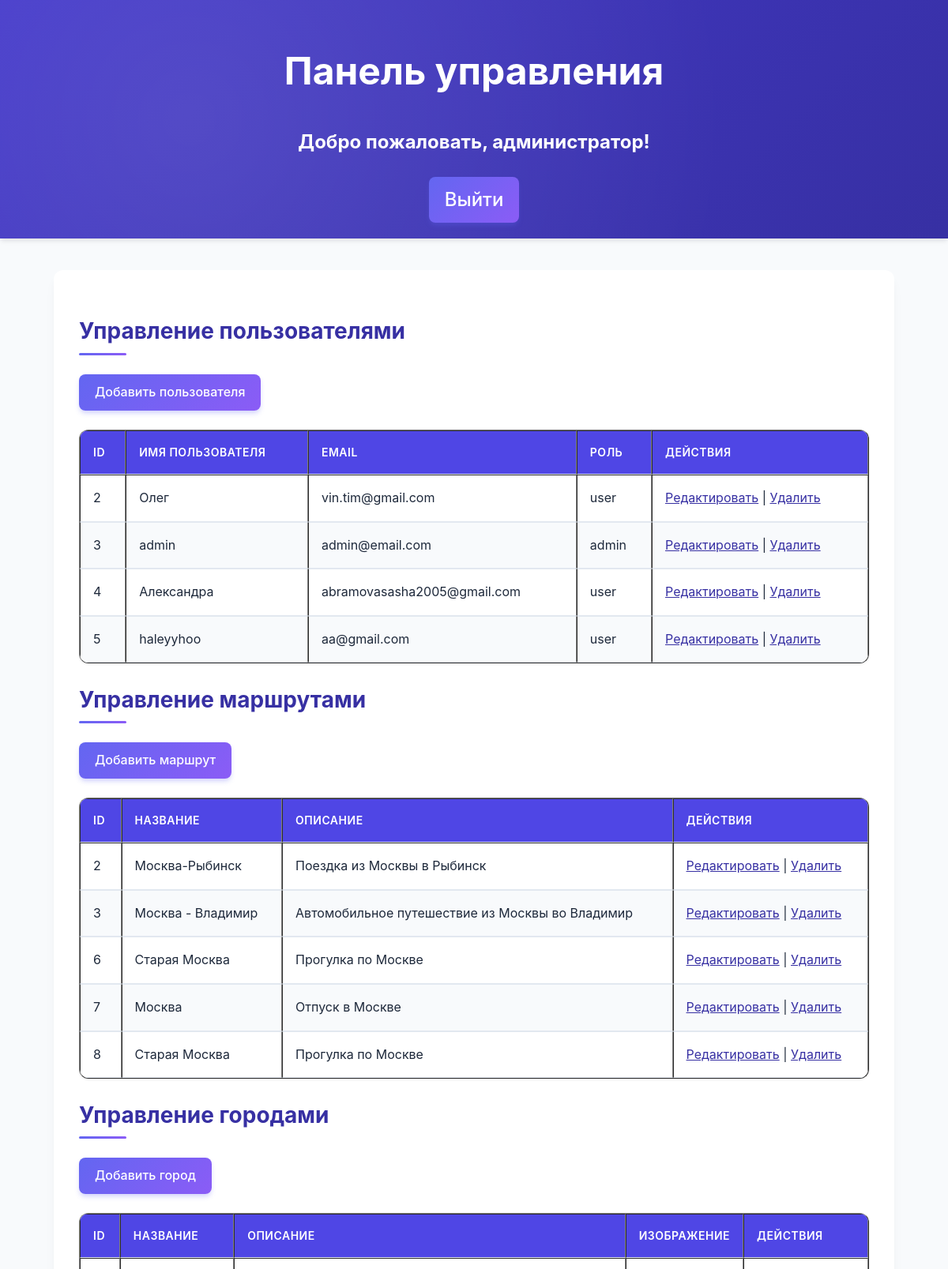
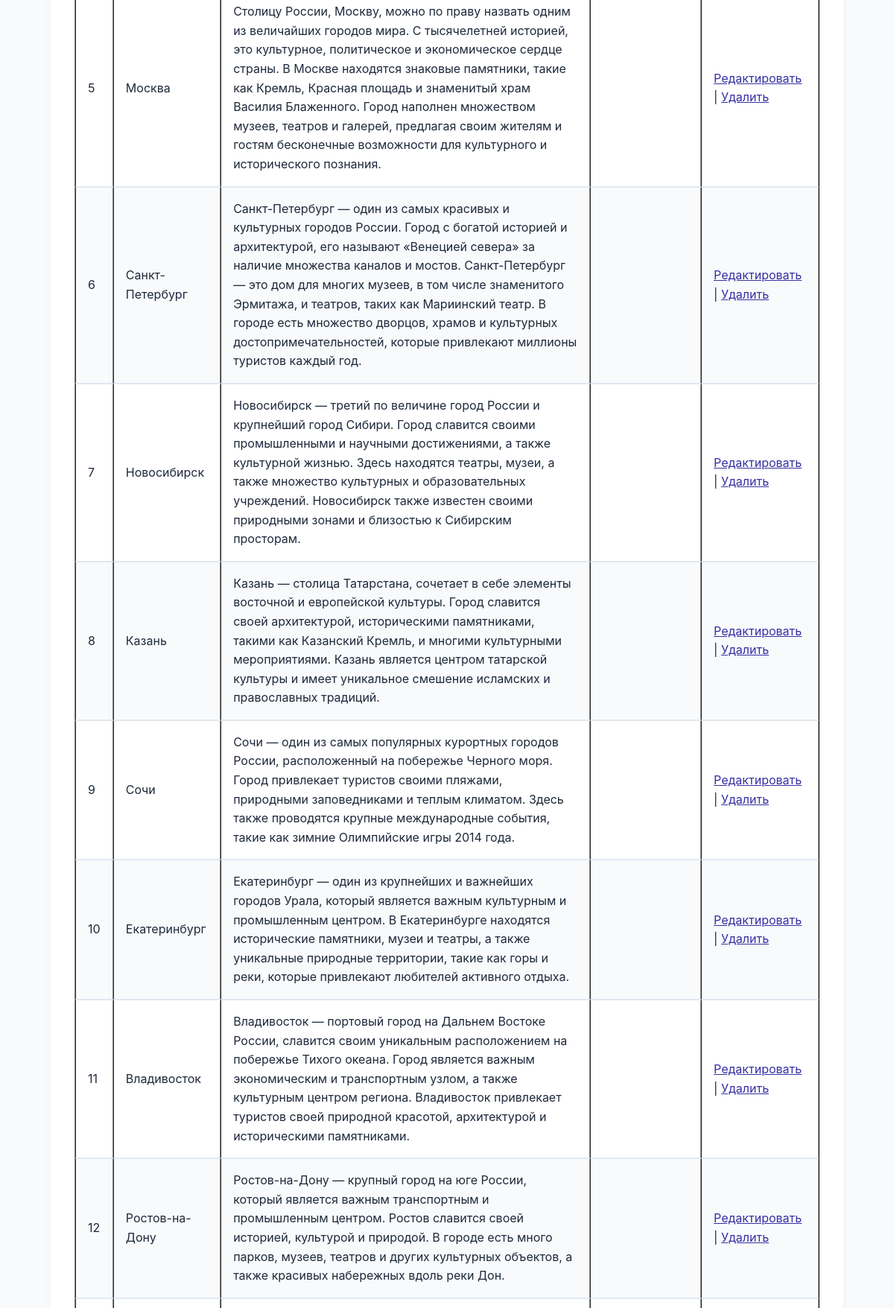
/admin_dashboard.php (signed in, upper part), run on the app's committed database (2 pictures, top to bottom).
### tables this page shows
CREATE TABLE users (
    id INTEGER PRIMARY KEY AUTOINCREMENT,
    username TEXT NOT NULL UNIQUE,  -- Имя пользователя
    email TEXT NOT NULL UNIQUE,     -- Почта
    password TEXT NOT NULL,         -- Пароль (храним хеш)
    created_at TIMESTAMP DEFAULT CURRENT_TIMESTAMP
, role TEXT DEFAULT 'user');

CREATE TABLE routes (
    id INTEGER PRIMARY KEY AUTOINCREMENT,
    name TEXT NOT NULL,         -- Название маршрута
    user_id INTEGER,            -- Создатель маршрута
    waypoints TEXT NOT NULL,    -- Координаты точек маршрута (JSON)
    description TEXT,           -- Описание маршрута
    created_at TIMESTAMP DEFAULT CURRENT_TIMESTAMP,
    FOREIGN KEY (user_id) REFERENCES users(id) ON DELETE SET NULL
);

CREATE TABLE cities (
    id INTEGER PRIMARY KEY AUTOINCREMENT,
    name TEXT NOT NULL,
    description TEXT NOT NULL
, image_path TEXT);

### admin_dashboard.php (the view, shortened to what this page needs)
<?php
include 'db.php';
function getAllCities($db) {
    $stmt = $db->prepare("SELECT * FROM cities");
    $result = $stmt->execute();
    $cities = [];
    while ($city = $result->fetchArray(SQLITE3_ASSOC)) {
        $cities[] = $city;
    }
    return $cities;
}
function getAllUsers($db) {
    $stmt = $db->prepare("SELECT * FROM users");
    $result = $stmt->execute();
    $users = [];
    while ($user = $result->fetchArray(SQLITE3_ASSOC)) {
        $users[] = $user;
    }
    return $users;
}
function getAllRoutes($db) {
    $stmt = $db->prepare("SELECT * FROM routes");
    $result = $stmt->execute();
    $routes = [];
    while ($route = $result->fetchArray(SQLITE3_ASSOC)) {
        $routes[] = $route;
    }
    return $routes;
}
$users = getAllUsers($db);
$routes = getAllRoutes($db);
$cities = getAllCities($db);
?>
<!DOCTYPE html>
<html lang="ru">
<head>
    <link rel="stylesheet" href="styles.css">
</head>
<body>
<div class="header">
    <h1>Панель управления</h1>
    <p>Добро пожаловать, администратор!</p>
    <a href="logout.php" class="btn">Выйти</a>
</div>
<div class="content">
<h2>Управление пользователями</h2>
<a href="add_user.php" class="btn">Добавить пользователя</a>
<table border="1">
    <thead>
        <tr>
            <th>ID</th>
            <th>Имя пользователя</th>
            <th>Email</th>
            <th>Роль</th>
            <th>Действия</th>
        </tr>
    </thead>
    <tbody>
        <?php foreach ($users as $user): ?>
            <tr>
                <td><?= $user['id'] ?></td>
                <td><?= htmlspecialchars($user['username']) ?></td>
                <td><?= htmlspecialchars($user['email']) ?></td>
                <td><?= htmlspecialchars($user['role']) ?></td>
                <td>
                    <a href="edit_user.php?id=<?= $user['id'] ?>">Редактировать</a> |
                    <a href="delete_user.php?id=<?= $user['id'] ?>" onclick="return confirm('Вы уверены?')">Удалить</a>
                </td>
            </tr>
        <?php endforeach; ?>
    </tbody>
</table>
<h2>Управление маршрутами</h2>
<a href="add_route.php" class="btn">Добавить маршрут</a>
<table border="1">
    <thead>
        <tr>
            <th>ID</th>
            <th>Название</th>
            <th>Описание</th>
            <th>Действия</th>
        </tr>
    </thead>
    <tbody>
        <?php foreach ($routes as $route): ?>
            <tr>
                <td><?= $route['id'] ?></td>
                <td><?= htmlspecialchars($route['name']) ?></td>
                <td><?= htmlspecialchars($route['description']) ?></td>
                <td>
                    <a href="edit_route.php?id=<?= $route['id'] ?>">Редактировать</a> |
                    <a href="delete_route.php?id=<?= $route['id'] ?>" onclick="return confirm('Вы уверены?')">Удалить</a>
                </td>
            </tr>
        <?php endforeach; ?>
    </tbody>
</table>
<h2>Управление городами</h2>
<a href="add_city.php" class="btn">Добавить город</a>
<table border="1">
    <thead>
        <tr>
            <th>ID</th>
            <th>Название</th>
            <th>Описание</th>
            <th>Изображение</th>
            <th>Действия</th>
        </tr>
    </thead>
    <tbody>
        <?php foreach ($cities as $city): ?>
            <tr>
                <td><?= $city['id'] ?></td>
                <td><?= htmlspecialchars($city['name']) ?></td>
                <td><?= htmlspecialchars($city['description']) ?></td>
                <td>
                </td>
                <td>
                    <a href="edit_city.php?id=<?= $city['id'] ?>">Редактировать</a> |
                    <a href="delete_city.php?id=<?= $city['id'] ?>" onclick="return confirm('Удалить город?')">Удалить</a>
                </td>
            </tr>
        <?php endforeach; ?>
    </tbody>
</table>
</div>
</body>
</html>

### styles.css (style rules this page uses)
body { font-family: 'Inter', -apple-system, BlinkMacSystemFont, 'Segoe UI', Roboto, Oxygen, Ubuntu, Cantarell, sans-serif; margin: 0; padding: 0; background-color: #f8fafc; color: #1e293b; line-height: 1.6; }
.header { background: linear-gradient(135deg, #4338ca 0%, #3730a3 100%); color: white; padding: 20px; text-align: center; font-size: 24px; font-weight: 700; box-shadow: 0 4px 6px -1px rgba(0, 0, 0, 0.1); position: relative; overflow: hidden; }
.header::after { content: ''; position: absolute; top: 0; left: 0; right: 0; bottom: 0; background: radial-gradient(circle at 20% 50%, rgba(255,255,255,0.1) 0%, transparent 70%); }
.content { max-width: 1000px; margin: 40px auto; padding: 32px; background: white; border-radius: 12px; box-shadow: 0 10px 15px -3px rgba(0, 0, 0, 0.05), 0 4px 6px -2px rgba(0, 0, 0, 0.025); }
.content h2 { color: #3730a3; font-size: 28px; margin-bottom: 24px; font-weight: 700; position: relative; padding-bottom: 8px; }
.content h2::after { content: ''; position: absolute; bottom: 0; left: 0; width: 60px; height: 3px; background: linear-gradient(90deg, #6366f1 0%, #8b5cf6 100%); border-radius: 3px; }
a { color: #3730a3; }
table { width: 100%; border-collapse: separate; border-spacing: 0; margin-top: 24px; overflow: hidden; border-radius: 12px; box-shadow: 0 1px 3px rgba(0, 0, 0, 0.1); }
th, td { padding: 16px; text-align: left; border-bottom: 1px solid #e2e8f0; }
th { background: #4f46e5; color: white; font-weight: 600; text-transform: uppercase; font-size: 14px; letter-spacing: 0.5px; }
tr:not(:first-child) td { border-top: 1px solid #e2e8f0; }
tr:nth-child(even) { background: #f8fafc; }
.btn { display: inline-flex; align-items: center; justify-content: center; padding: 10px 20px; background: linear-gradient(135deg, #6366f1 0%, #8b5cf6 100%); color: white; text-decoration: none; border-radius: 8px; transition: all 0.3s ease; font-weight: 500; border: none; cursor: pointer; box-shadow: 0 4px 6px -1px rgba(99, 102, 241, 0.3); position: relative; z-index: 9999 }

### data on the page
users: id "2", username "Олег", email "vin.tim@gmail.com", role "user"
users: id "3", username "admin", email "admin@email.com", role "admin"
users: id "4", username "Александра", email "abramovasasha2005@gmail.com", role "user"
users: id "5", username "haleyyhoo", email "aa@gmail.com", role "user"
routes: id "2", name "Москва-Рыбинск", description "Поездка из Москвы в Рыбинск"
routes: id "3", name "Москва - Владимир", description "Автомобильное путешествие из Москвы во Владимир"
routes: id "6", name "Старая Москва", description "Прогулка по Москве"
routes: id "7", name "Москва", description "Отпуск в Москве"
routes: id "8", name "Старая Москва", description "Прогулка по Москве"
cities: id "5", name "Москва", description "Столицу России, Москву, можно по праву назвать одним из величайших городов мира. С тысячелетней историей, это культурное, политическое и экономическое сердце страны. В Москве находятся знаковые памятники, такие как Кремль, Красная площадь и знаменитый храм Василия Блаженного. Город наполнен множеством музеев, театров и галерей, предлагая своим жителям и гостям бесконечные возможности для культурного и исторического познания."
cities: id "6", name "Санкт-Петербург", description "Санкт-Петербург — один из самых красивых и культурных городов России. Город с богатой историей и архитектурой, его называют «Венецией севера» за наличие множества каналов и мостов. Санкт-Петербург — это дом для многих музеев, в том числе знаменитого Эрмитажа, и театров, таких как Мариинский театр. В городе есть множество дворцов, храмов и культурных достопримечательностей, которые привлекают миллионы туристов каждый год."
cities: id "7", name "Новосибирск", description "Новосибирск — третий по величине город России и крупнейший город Сибири. Город славится своими промышленными и научными достижениями, а также культурной жизнью. Здесь находятся театры, музеи, а также множество культурных и образовательных учреждений. Новосибирск также известен своими природными зонами и близостью к Сибирским просторам."
cities: id "8", name "Казань", description "Казань — столица Татарстана, сочетает в себе элементы восточной и европейской культуры. Город славится своей архитектурой, историческими памятниками, такими как Казанский Кремль, и многими культурными мероприятиями. Казань является центром татарской культуры и имеет уникальное смешение исламских и православных традиций."
cities: id "9", name "Сочи", description "Сочи — один из самых популярных курортных городов России, расположенный на побережье Черного моря. Город привлекает туристов своими пляжами, природными заповедниками и теплым климатом. Здесь также проводятся крупные международные события, такие как зимние Олимпийские игры 2014 года."
cities: id "10", name "Екатеринбург", description "Екатеринбург — один из крупнейших и важнейших городов Урала, который является важным культурным и промышленным центром. В Екатеринбурге находятся исторические памятники, музеи и театры, а также уникальные природные территории, такие как горы и реки, которые привлекают любителей активного отдыха."
cities: id "11", name "Владивосток", description "Владивосток — портовый город на Дальнем Востоке России, славится своим уникальным расположением на побережье Тихого океана. Город является важным экономическим и транспортным узлом, а также культурным центром региона. Владивосток привлекает туристов своей природной красотой, архитектурой и историческими памятниками."
cities: id "12", name "Ростов-на-Дону", description "Ростов-на-Дону — крупный город на юге России, который является важным транспортным и промышленным центром. Ростов славится своей историей, культурой и природой. В городе есть много парков, музеев, театров и других культурных объектов, а также красивых набережных вдоль реки Дон."
